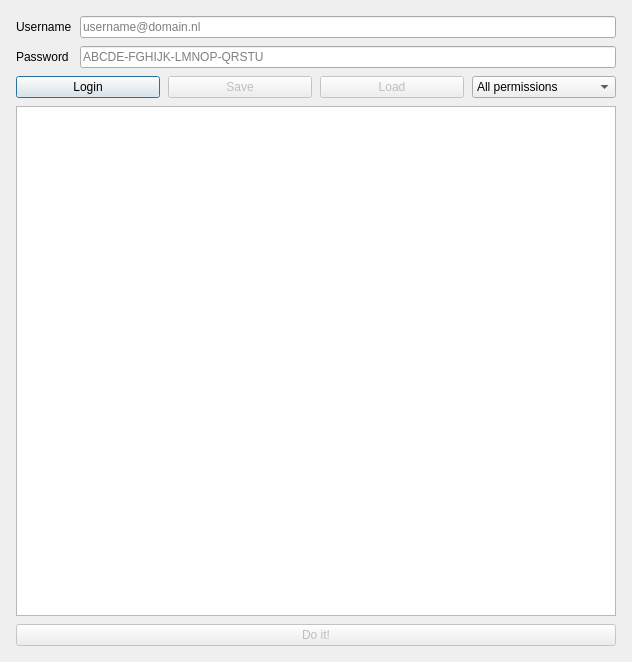
<?xml version="1.0" encoding="UTF-8"?>
<ui version="4.0">
 <class>Dialog</class>
 <widget class="QDialog" name="Dialog">
  <property name="geometry">
   <rect>
    <x>0</x>
    <y>0</y>
    <width>628</width>
    <height>662</height>
   </rect>
  </property>
  <property name="windowTitle">
   <string>Configurator</string>
  </property>
  <layout class="QHBoxLayout" name="horizontalLayout">
   <item>
    <layout class="QVBoxLayout" name="verticalLayout">
     <property name="spacing">
      <number>8</number>
     </property>
     <property name="leftMargin">
      <number>5</number>
     </property>
     <property name="topMargin">
      <number>5</number>
     </property>
     <property name="rightMargin">
      <number>5</number>
     </property>
     <property name="bottomMargin">
      <number>5</number>
     </property>
     <item>
      <layout class="QFormLayout" name="formLayout">
       <item row="0" column="0">
        <widget class="QLabel" name="lbl_username">
         <property name="toolTip">
          <string>Username for FRD</string>
         </property>
         <property name="text">
          <string>Username</string>
         </property>
        </widget>
       </item>
       <item row="0" column="1">
        <widget class="QLineEdit" name="line_username">
         <property name="inputMask">
          <string/>
         </property>
         <property name="placeholderText">
          <string>username@domain.nl</string>
         </property>
        </widget>
       </item>
       <item row="1" column="0">
        <widget class="QLabel" name="lbl_password">
         <property name="toolTip">
          <string>WebDAV password for FRD</string>
         </property>
         <property name="text">
          <string>Password</string>
         </property>
        </widget>
       </item>
       <item row="1" column="1">
        <widget class="QLineEdit" name="line_password">
         <property name="echoMode">
          <enum>QLineEdit::Password</enum>
         </property>
         <property name="placeholderText">
          <string>ABCDE-FGHIJK-LMNOP-QRSTU</string>
         </property>
        </widget>
       </item>
      </layout>
     </item>
     <item>
      <layout class="QHBoxLayout" name="horizontalLayout_3">
       <item>
        <widget class="QPushButton" name="btn_login">
         <property name="toolTip">
          <string>Log in to Fontys Research Drive</string>
         </property>
         <property name="text">
          <string>Login</string>
         </property>
        </widget>
       </item>
       <item>
        <widget class="QPushButton" name="btn_save">
         <property name="enabled">
          <bool>false</bool>
         </property>
         <property name="toolTip">
          <string>Save username and password to a .env file</string>
         </property>
         <property name="text">
          <string>Save</string>
         </property>
        </widget>
       </item>
       <item>
        <widget class="QPushButton" name="btn_load">
         <property name="enabled">
          <bool>false</bool>
         </property>
         <property name="toolTip">
          <string>Load folder structure from spreadsheet file</string>
         </property>
         <property name="text">
          <string>Load</string>
         </property>
        </widget>
       </item>
       <item>
        <widget class="QComboBox" name="box_permission">
         <property name="toolTip">
          <string>Permission level of the shares</string>
         </property>
         <property name="statusTip">
          <string/>
         </property>
         <property name="currentIndex">
          <number>6</number>
         </property>
         <item>
          <property name="text">
           <string>Read</string>
          </property>
         </item>
         <item>
          <property name="text">
           <string>Update</string>
          </property>
         </item>
         <item>
          <property name="text">
           <string>Create</string>
          </property>
         </item>
         <item>
          <property name="text">
           <string>Delete</string>
          </property>
         </item>
         <item>
          <property name="text">
           <string>Read/write</string>
          </property>
         </item>
         <item>
          <property name="text">
           <string>Share</string>
          </property>
         </item>
         <item>
          <property name="text">
           <string>All permissions</string>
          </property>
         </item>
        </widget>
       </item>
      </layout>
     </item>
     <item>
      <widget class="QTextBrowser" name="text_browser">
       <property name="minimumSize">
        <size>
         <width>600</width>
         <height>0</height>
        </size>
       </property>
      </widget>
     </item>
     <item>
      <widget class="QPushButton" name="btn_doit">
       <property name="enabled">
        <bool>false</bool>
       </property>
       <property name="toolTip">
        <string>Try to make folders on FRD</string>
       </property>
       <property name="text">
        <string>Do it!</string>
       </property>
      </widget>
     </item>
    </layout>
   </item>
  </layout>
 </widget>
 <resources>
  <include location="../3f16c4b9/resources.qrc"/>
 </resources>
 <connections/>
</ui>
